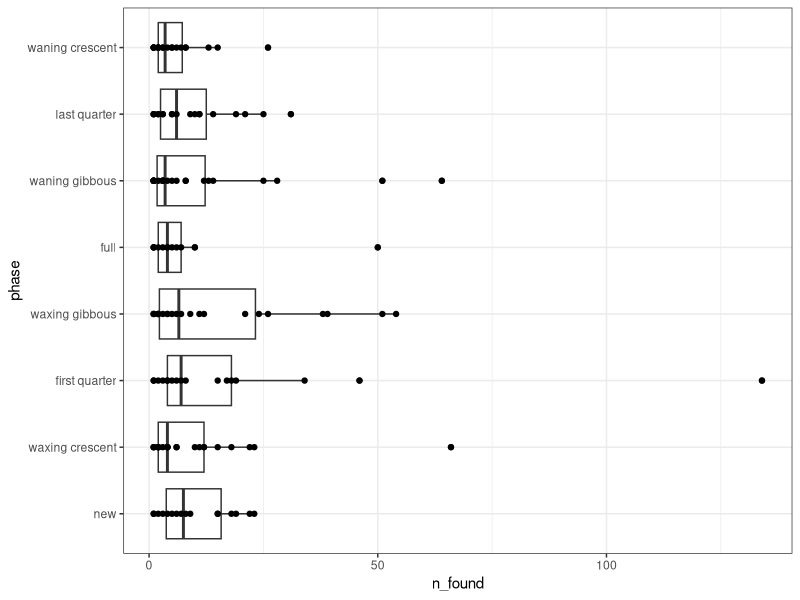
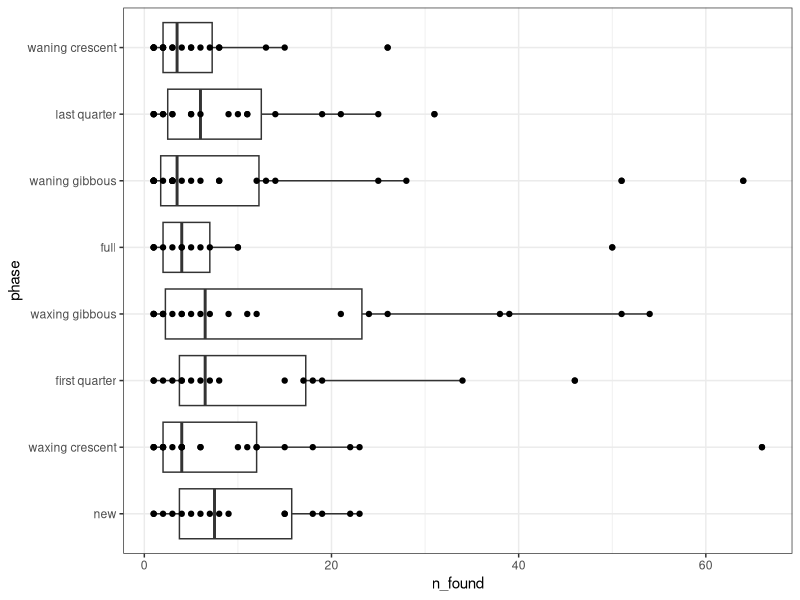
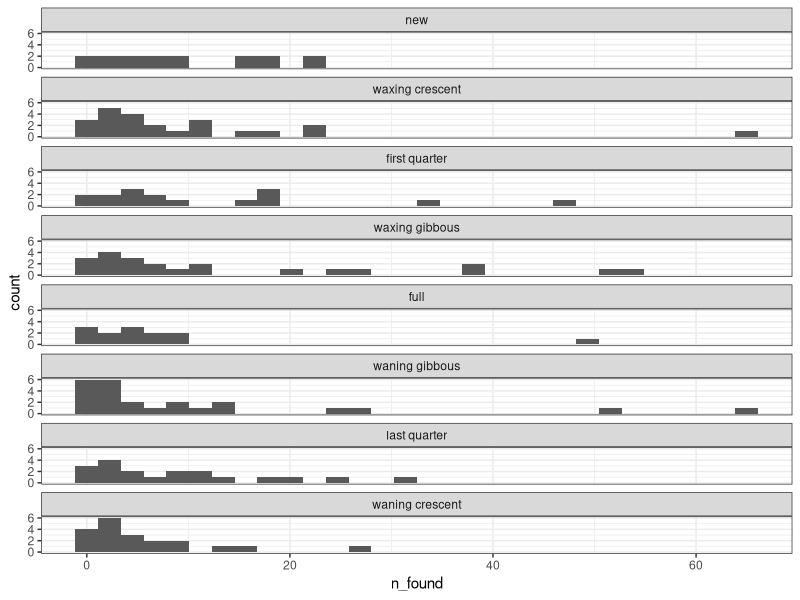
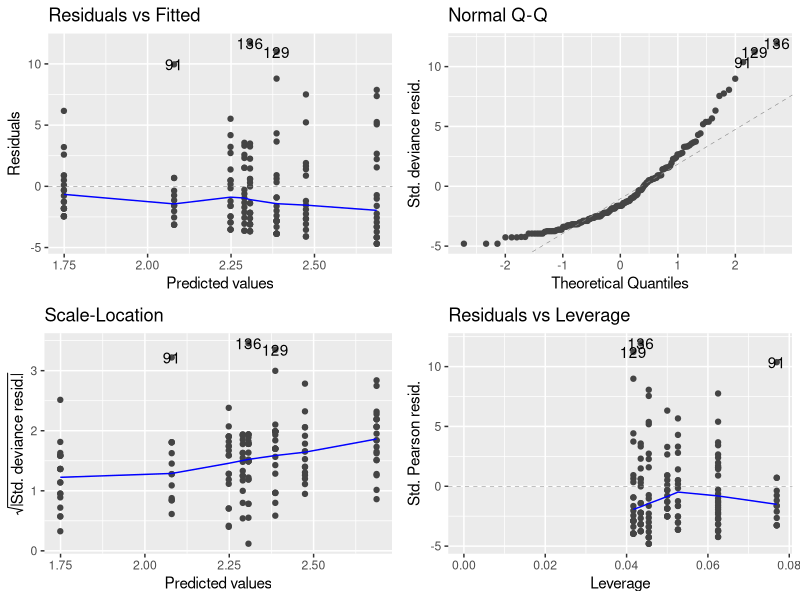
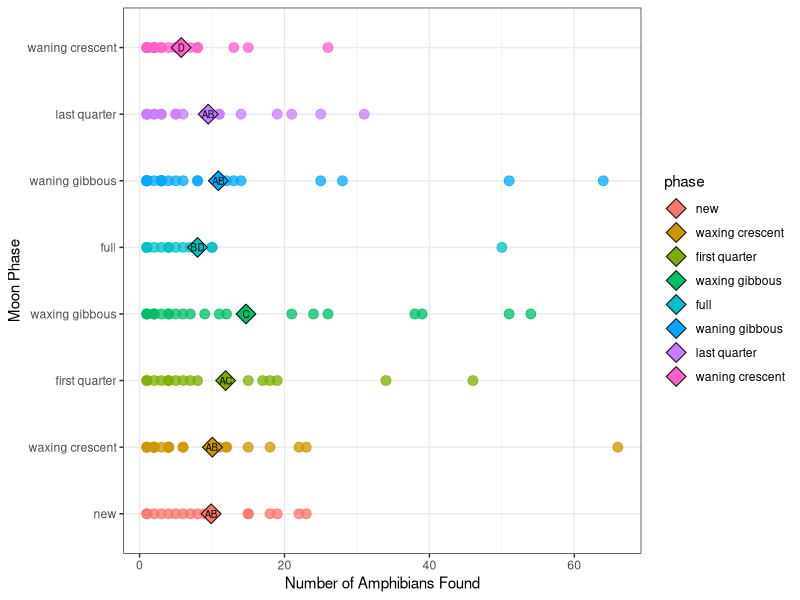

Source code (R) for these figures, in order:
## ---- chunk 1
rm(list = ls())
library(tidyverse)
library(here)
library(ggfortify)
## ---- chunk 2
gad_totals <- read.csv(here("data", "gad_totals2.csv"))
glimpse(gad_totals)
## ---- chunk 3
gad_totals <- gad_totals |>
  mutate(Date = ymd(Date)) |>
  mutate(phase = as.factor(phase)) |>
  mutate(phase = fct_relevel(phase, 
                             c("new",
                               "waxing crescent",
                               "first quarter",
                               "waxing gibbous",
                               "full",
                               "waning gibbous",
                               "last quarter",
                               "waning crescent"))) |>
  na.omit()
## ---- chunk 4
ggplot(gad_totals, aes(x = phase, y = n_found))+
  geom_boxplot()+
  geom_point()+
  coord_flip()+
  theme_bw()
## ---- chunk 5
gad_totals <- gad_totals |> filter(n_found < 100)
  
ggplot(gad_totals, aes(x = phase, y = n_found))+
  geom_boxplot()+
  geom_point()+
  coord_flip()+
  theme_bw()
## ---- chunk 6
ggplot(gad_totals, aes(n_found))+
  geom_histogram()+
  facet_wrap(~phase,ncol = 1)+
  theme_bw()
## ---- chunk 7
phase_model <- glm(n_found ~ phase, data = gad_totals, family = poisson)
## ---- chunk 8
autoplot(phase_model)
## ---- chunk 9
anova(phase_model, test = "Chisq")
## ---- chunk 10
summary(phase_model)
## ---- chunk 11
library(multcomp)
## ---- chunk 12
phc1 <- glht(phase_model, linfct =mcp(phase = "Tukey"))
summary(phc1)
## ---- chunk 13
cld(phc1)
## ---- chunk 14
phase_means <- gad_totals |>
  group_by(phase) |>
  summarise(mean_found = mean(n_found))
## ---- chunk 15
ggplot(data = gad_totals, aes(x = phase, y = n_found))+
  geom_point(alpha = 0.75, size = 3, aes(color = phase))+
  geom_point(data = phase_means, aes(x=phase, y=mean_found, fill=phase),
             size = 5, shape = 23)+
  coord_flip()+
  labs(x = "Moon Phase",
       y = "Number of Amphibians Found")+
  annotate("text", size = 2.5,
           x = c(1, 2, 3, 4, 5, 6, 7, 8),
           y = c(9.88, 10, 11.9, 14.7, 8, 10.9, 9.47, 5.75),
           label = c("AB", "AB", "AC", "C", "BD", "AB", "AB", "D"))+
  theme_bw()
  
